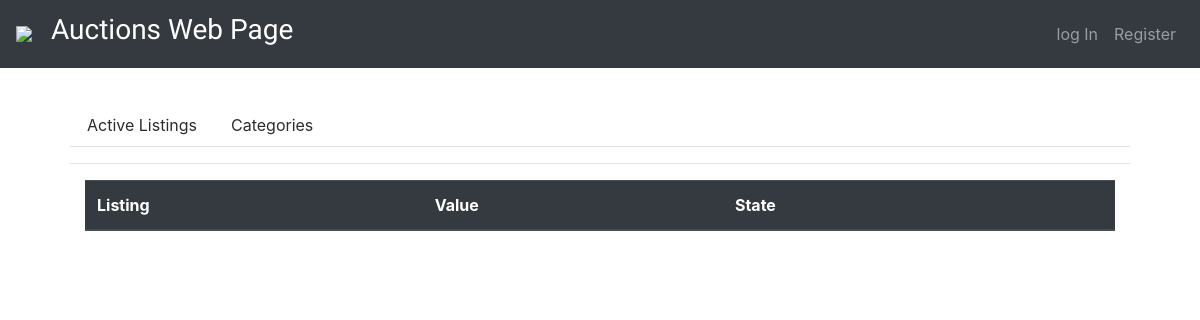
Before: /watchlist/7 with the older database file.
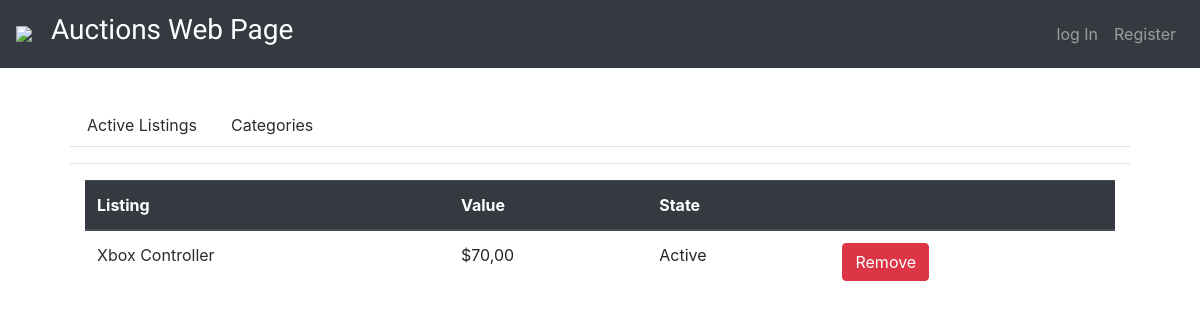
After: the same page with the newer database file.
### auctions/models.py (models this page shows, shortened)
class Watchlist(models.Model):
    user = models.ForeignKey(User, on_delete = models.CASCADE, related_name="watch_created")
    listing =  models.ForeignKey(Listing, on_delete = models.CASCADE, related_name="watch_relation", null=True, blank=True)

class Listing (models.Model):
    STATES = (
    ('Act', 'Activo'),
    ('Inact', 'Inactivo'),)
    user = models.ForeignKey(User, on_delete = models.CASCADE, related_name="auctions_created") #if user is deleted, auction will be deleted
    name = models.CharField(max_length=64)
    price = models.IntegerField()
    create = models.DateField(auto_now_add=True, null=True, blank=True)
    descrpition=models.CharField(max_length=255,null=True)
    estate=models.CharField(max_length=8, choices=STATES, default='Act')
    image_url=models.CharField(max_length=128)
    category=models.ForeignKey(Category, on_delete = models.CASCADE, related_name="listing_cat_relation",null=True) #puede o no tener una lista asociada

### auctions/views.py (the view)
# urls.py: path("watchlist/<str:id>", views.show_watchlist, name='show_watchlist'),
def show_watchlist(request,id):
    if request.method == 'POST':
        watch = Watchlist.objects.get(pk=request.POST['id_watch'])
        watch.delete()
    watchlists = Watchlist.objects.filter(user=id)
    return render(request,"auctions/watchlist.html",{"watchlists":watchlists})

### auctions/templates/auctions/watchlist.html (shortened to what this page needs)
{% extends "auctions/layout.html" %}
{% block body %}
<div class="tap-pane " role="tabpanel" id="{% url 'show_categories' %}">
    <div class="container">
        <table class="table " style="width:100%">
            <thead class="thead-dark">
                <tr>
                    <th>Listing </th>
                    <th> Value </th>
                    <th> State </th>
                    <th> </th>
                </tr>
            </thead>
            {% for watch in watchlists %}
            <tr>
                <td> <a href="/list/{{bid.listing.id}}"> {{watch.listing.name}}</a> </td>
                <td> ${{watch.listing.price}},00 </td>
                <td> {{watch.listing.estate}}ive </td>
                <td>
                    <form action="/watchlist/{{user.id}}" method="POST">
                        <button class="btn btn-danger">Remove</button>
                    </form>
                </td>
            </tr>
            {% endfor %}
        </table>
    </div>
</div>
{% endblock %}

### auctions/templates/auctions/layout.html (shortened to what this page needs)
{% load static %}
<!DOCTYPE html>
<html lang="en">
<head>
    <link rel="stylesheet" href="https://stackpath.bootstrapcdn.com/bootstrap/4.4.1/css/bootstrap.min.css"
>
    <link href="{% static 'auctions/styles.css' %}" rel="stylesheet">
</head>
<body>
    <nav class="navbar navbar-expand-md navbar-dark fixed-top bg-dark fixed-top ">
        <img src="{% static 'img/comercio-y-compras.png' %}" width="35px"><a class="navbar-brand" href="/">
            <h3 id="font_G"> Auctions Web Page</h3>
        </a>
        <div class="collapse navbar-collapse" id="navbarSupportedContent">
            <ul class="navbar-nav ml-auto">
                <li class="nav-item active">
                    <a class="nav-link" href=""><span class="sr-only">(current)</span></a>
                </li>
                <li class="nav-item">
                    {% if user.is_authenticated %}
                    <a class="nav-link" href="{% url 'logout' %}"> log Out </a>
                    {% else %}
                    <a class="nav-link" href="{% url 'login' %}">log In</a>
                    {% endif %}
                </li>
                <li class="nav-item">
                    {% if user.is_authenticated %}
                    <a class="nav-link"> Signed in as <strong>{{ user.username }}</strong></a>
                    {% else %}
                    <a class="nav-link" href="{% url 'register' %}">Register </a>
                    {% endif %}
                </li>
            </ul>
        </div>
    </nav>
    <div style="margin: 60px">
        <div role="tabpanel">
            <ul class="nav nav-tabs" role="taplist">
                <li role="presentation" class="active">
                    <a class="nav-link  " role="tap" data-toggle="tab" href="{% url 'index' %}">Active
                        Listings</a>
                </li>
                <li role="presentation">
                    <a class="nav-link" role="tap" data-toggle="tab" href="{% url 'show_categories' %}">Categories</a>
                </li>
            </ul>
            <hr>
            <div class="tab-content">
                {% block body %}
                {% endblock %}
            </div>
        </div>
    </div>
</body>
</html>

### auctions/static/auctions/styles.css (style rules this page uses)
body { padding: 10px; }

### auctions/templates/auctions/layout.html (style rules this page uses)
#font_G { font-family: 'Gochi Hand', cursive; }
a { color: rgb(44, 44, 44); }

Changed rows visible on the page:
added Watchlist: listing.name "Xbox Controller", listing.price "70", listing.estate "Act"
